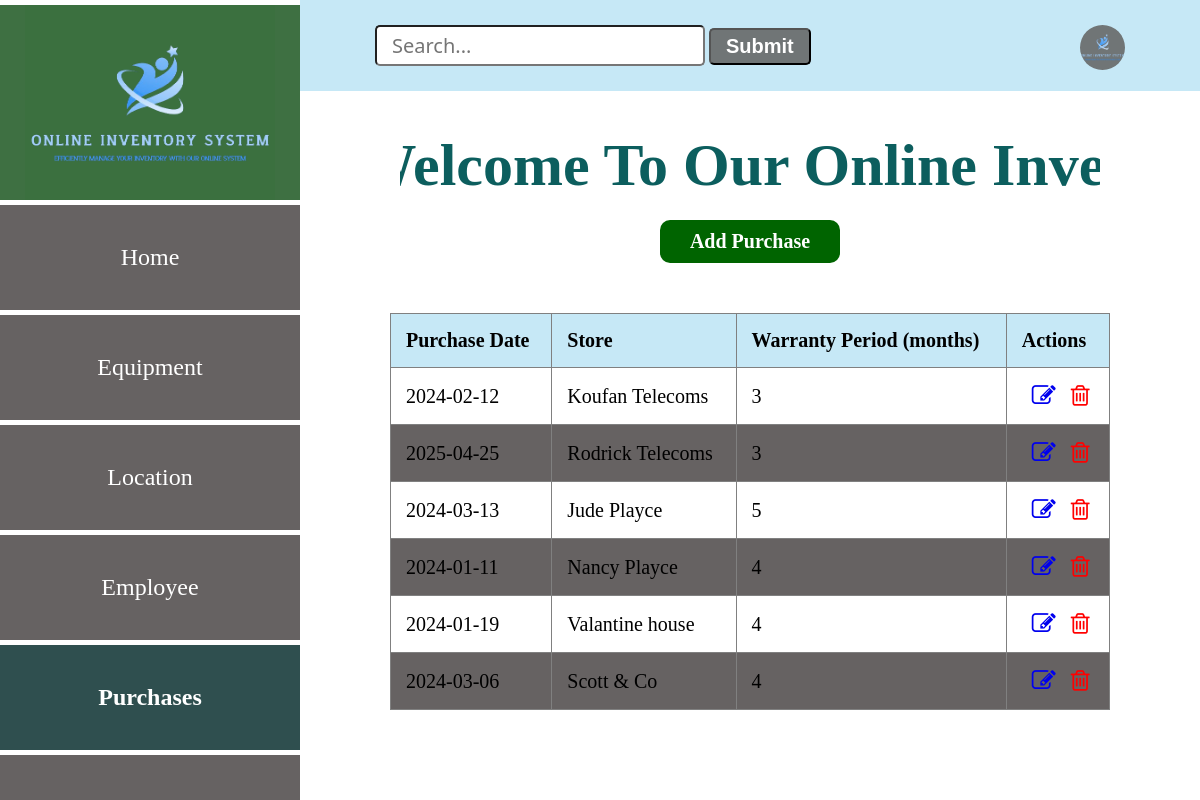
/purchase, run on the app's committed database.
### app.py (models this page shows, shortened)
class Purchase(db.Model):
    __tablename__ = "purchases"
    id=db.Column(db.Integer, primary_key=True)
    date=db.Column(db.String(10))
    store=db.Column(db.String(10))
    warranty_period=db.Column(db.Integer)
    equipment_rel=db.relationship('Equipment', backref='equipment_purchase')

### app.py (the view)
@app.route('/purchase')
def purchase():
    purchases = Purchase.query.all()
    return render_template('purchaseList.html', purchases=purchases)

### app.py (called while the page is built)
@app.before_request
def create_table():
    db.create_all()

### templates/purchaseList.html (shortened to what this page needs)
<!DOCTYPE html>
<html lang="en">
<head>
    <link
    rel="stylesheet"
    href="{{ url_for('static', filename='main.css') }}"
    />
    <link rel="stylesheet" href="https://cdnjs.cloudflare.com/ajax/libs/font-awesome/4.7.0/css/font-awesome.min.css">
</head>
<body>
    <div class="header">
        <input type="search" id="query" name="search" placeholder="Search...">
        <button>Submit</button>
        <a href="#"><img src="{{ url_for('static', filename='logo.png') }}" alt=""></a>
    </div>
    <section class="sidebar">
        <div class="logo">
            <img src="{{ url_for('static', filename='logo.png') }}" alt="logo">
        </div>
        <div class="content">
            <a href="/entry_point" class="home">Home</a>
            <a href="/equipment" class="home">Equipment</a>
            <a href="/location" class="home">Location</a>
            <a href="/employee" class="home">Employee</a>
            <a href="/purchase" class="home active">Purchases</a>
            <a href="/login" class="home">Logout</a>
        </div>
    </section>
    <div class="marquee-container">
      <h1 class="marquee">Welcome To Our Online Inventory System</h1>
    </div>
    <div class="purchase-form">
        <a href="/add-purchase" class="btn1">Add Purchase</a>
        <table border="1">
            <thead>
                <tr>
                    <th>Purchase Date</th>
                    <th>Store</th>
                    <th>Warranty Period (months)</th>
                    <th>Actions</th>
                </tr>
            </thead>
            <tbody>
                {% for purchase in purchases %}
                    <tr>
                        <td>{{ purchase.date }}</td>
                        <td>{{ purchase.store }}</td>
                        <td>{{ purchase.warranty_period }}</td>
                        <td class="action">
                            <a href="/edit_purchase{{ purchase.id }}"><i class="fa fa-edit" style="font-size:24px"></i></a>
                            <a href="/delete_purchase{{ purchase.id }}"><i class="fa fa-trash-o" style="font-size:24px"></i></a>
                        </td>
                    </tr>
                {% endfor %}
            </tbody>
        </table>
    </div>
</body>
</html>

### static/main.css (style rules this page uses)
body { margin: 0; padding: 0; font-family: Verdana; }
.header { background: #c6e8f6; padding: 25px; }
.header input { padding: 5px 15px; font-size: 20px; font-family:'Segoe UI', Tahoma, Geneva, Verdana, sans-serif; border-radius: 5px; margin-left: 350px; }
.header button { padding: 5px 15px; font-size: 20px; border-radius: 5px; background: #707576; color: #fff; font-weight: bold; }
.header img { width: 45px; height: 45px; background: #707576; border-radius: 50%; float: right; justify-content: center; margin-right: 50px; }
.sidebar { position: fixed; top: 0; left: 0; width: 300px; height: 100vh; background: #707576; border-top: 5px solid #fff; }
.logo { width: 300px; height: 200px; background: rgba(59, 112, 63, 0.938); display: flex; justify-content: center; align-items: center; }
.logo img { width: 250px; display: block; margin: auto; background-color: rgba(59, 112, 63, 0.938); }
.content { background: #707576; width: 300px; height: calc(100vh - 200px); position: fixed; top: 200px; z-index: 1; border-top: 5px solid #fff; overflow-y: auto; }
.content a { display: flex; text-decoration: none; color: #fff; font-size: 24px; border-bottom: 5px solid white; padding: 39px; justify-content: center; }
.home { border: none; outline: none; padding: 10px 16px; background: #666262; cursor: pointer; }
.active, .home:hover { background: darkslategrey; color: black; font-weight: bold; }
h1 { display: flex; font-size: 60px; flex-wrap: wrap; justify-content: center; gap: 50px; margin-left: 300px; text-align: center; margin-top: 40px; color: rgb(12, 94, 94); }
.purchase-form { display: flex; justify-content: center; align-items: center; flex-direction: column; margin-left: 300px; }
table { width: 80%; border-collapse: collapse; margin-top: 30px; }
th, td { padding: 15px; text-align: left; font-size: 20px; }
th { background-color: #c6e8f6; font-weight: bold; }
tbody tr:nth-child(even) { background-color: #666262; }
.btn1 { background: darkgreen; color: #fff; font-size: 1em; padding: 10px 30px; border-radius: 10px; transition: background-color 0.25s; margin-bottom: 20px; text-decoration: none; font-size: 20px; display: block; margin-top: -20px; font-weight: bold; }
.marquee-container { overflow: hidden; margin-right: 100px; margin-left: 400px; behavior: inherit; }
.marquee { animation: marquee 20s linear infinite; white-space: nowrap; }
.action a { margin-left: 10px; }
.action .fa-trash-o { color: red; }

### data on the page
Purchase: date "2024-02-12", store "Koufan Telecoms", warranty_period "3"
Purchase: date "2025-04-25", store "Rodrick Telecoms", warranty_period "3"
Purchase: date "2024-03-13", store "Jude Playce", warranty_period "5"
Purchase: date "2024-01-11", store "Nancy Playce", warranty_period "4"
Purchase: date "2024-01-19", store "Valantine house", warranty_period "4"
Purchase: date "2024-03-06", store "Scott & Co", warranty_period "4"
